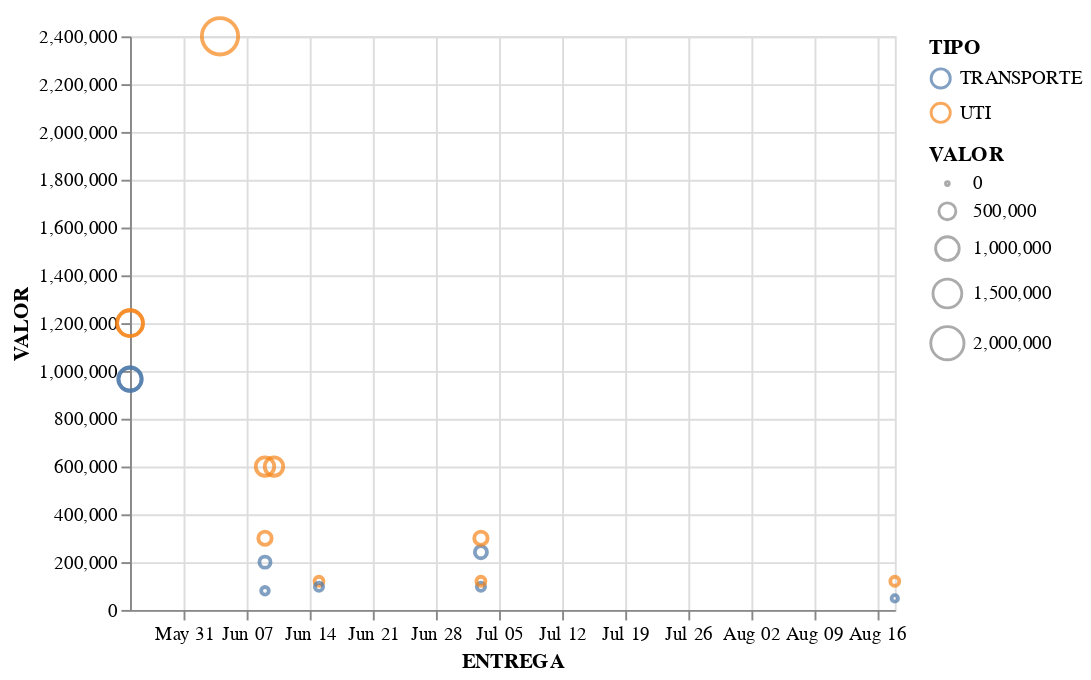

The code cell stored with this chart in its notebook:
### Code cell
plot_respirador_dataset('Natal', 'RN')

### Figure 1 — Vega-Lite specification as saved in the notebook (floating-point values rounded to 4 significant figures)
{"config": {"view": {"continuousWidth": 400, "continuousHeight": 300}}, "data": {"name": "data-f0e08251ddf32ee23ca5a9b5f4b29d0d"}, "mark": "point", "encoding": {"color": {"type": "nominal", "field": "TIPO"}, "size": {"type": "quantitative", "field": "VALOR"}, "x": {"type": "temporal", "field": "ENTREGA"}, "y": {"type": "quantitative", "field": "VALOR"}}, "$schema": "https://vega.github.io/schema/vega-lite/v4.8.1.json", "datasets": {"data-f0e08251ddf32ee23ca5a9b5f4b29d0d": [{"DATA": "24/05/2020", "FORNECEDOR": "LEISTUNG", "DESTINO": "RIO GRANDE DO NORTE", "ESTADO/MUNICIPIO": "ESTADO ", "TIPO": "UTI", "QUANTIDADE": 20.0, "VALOR": 1200000.0, "DESTINATARIO": "Secretaria Estadual de Saúde", "UF": "RN", "DATA DE ENTREGA": "25/05/2020", "ENTREGA": "2020-05-25T00:00:00"}, {"DATA": "24/05/2020", "FORNECEDOR": "LEISTUNG", "DESTINO": "RIO GRANDE DO NORTE", "ESTADO/MUNICIPIO": "ESTADO ", "TIPO": "UTI", "QUANTIDADE": 20.0, "VALOR": 1200000.0, "DESTINATARIO": "Secretaria Municipal de Saúde", "UF": "RN", "DATA DE ENTREGA": "25/05/2020", "ENTREGA": "2020-05-25T00:00:00"}, {"DATA": "24/05/2020", "FORNECEDOR": "MAGNAMED", "DESTINO": "RIO GRANDE DO NORTE", "ESTADO/MUNICIPIO": "ESTADO ", "TIPO": "TRANSPORTE", "QUANTIDADE": 20.0, "VALOR": 965800.0, "DESTINATARIO": "Secretaria Municipal de Saúde", "UF": "RN", "DATA DE ENTREGA": "25/05/2020", "ENTREGA": "2020-05-25T00:00:00"}, {"DATA": "24/05/2020", "FORNECEDOR": "MAGNAMED", "DESTINO": "RIO GRANDE DO NORTE", "ESTADO/MUNICIPIO": "ESTADO ", "TIPO": "TRANSPORTE", "QUANTIDADE": 20.0, "VALOR": 965800.0, "DESTINATARIO": "Secretaria Estadual de Saúde", "UF": "RN", "DATA DE ENTREGA": "25/05/2020", "ENTREGA": "2020-05-25T00:00:00"}, {"DATA": "02/06/2020", "FORNECEDOR": "VYAIRE", "DESTINO": "RIO GRANDE DO NORTE", "ESTADO/MUNICIPIO": "ESTADO ", "TIPO": "UTI", "QUANTIDADE": 40.0, "VALOR": 2400000.0, "DESTINATARIO": "Secretaria Estadual de Saúde", "UF": "RN", "DATA DE ENTREGA": "04/06/2020", "ENTREGA": "2020-06-04T00:00:00"}, {"DATA": "06/06/2020", "FORNECEDOR": "VYAIRE", "DESTINO": "RIO GRANDE DO NORTE", "ESTADO/MUNICIPIO": "MUNICIPIO", "TIPO": "UTI", "QUANTIDADE": 10.0, "VALOR": 600000.0, "DESTINATARIO": "Secretaria Municipal de Saúde  (MOSSORÓ)", "UF": "RN", "DATA DE ENTREGA": "10/06/2020", "ENTREGA": "2020-06-10T00:00:00"}, {"DATA": "06/06/2020", "FORNECEDOR": "VYAIRE", "DESTINO": "RIO GRANDE DO NORTE", "ESTADO/MUNICIPIO": "MUNICIPIO", "TIPO": "UTI", "QUANTIDADE": 5.0, "VALOR": 300000.0, "DESTINATARIO": "Secretaria Municipal de Saúde (PAU DOS FERROS)", "UF": "RN", "DATA DE ENTREGA": "09/06/2020", "ENTREGA": "2020-06-09T00:00:00"}, {"DATA": "06/06/2020", "FORNECEDOR": "VYAIRE", "DESTINO": "RIO GRANDE DO NORTE", "ESTADO/MUNICIPIO": "MUNICIPIO", "TIPO": "UTI", "QUANTIDADE": 10.0, "VALOR": 600000.0, "DESTINATARIO": "Secretaria Municipal de Saúde", "UF": "RN", "DATA DE ENTREGA": "09/06/2020", "ENTREGA": "2020-06-09T00:00:00"}, {"DATA": "06/06/2020", "FORNECEDOR": "KTK", "DESTINO": "RIO GRANDE DO NORTE", "ESTADO/MUNICIPIO": "MUNICIPIO", "TIPO": "TRANSPORTE", "QUANTIDADE": 10.0, "VALOR": 200000.0, "DESTINATARIO": "Secretaria Municipal de Saúde", "UF": "RN", "DATA DE ENTREGA": "09/06/2020", "ENTREGA": "2020-06-09T00:00:00"}, {"DATA": "06/06/2020", "FORNECEDOR": "KTK", "DESTINO": "RIO GRANDE DO NORTE", "ESTADO/MUNICIPIO": "MUNICIPIO", "TIPO": "TRANSPORTE", "QUANTIDADE": 4.0, "VALOR": 80000.0, "DESTINATARIO": "Secretaria Municipal de Saúde (MACAIBA)", "UF": "RN", "DATA DE ENTREGA": "09/06/2020", "ENTREGA": "2020-06-09T00:00:00"}, {"DATA": "12/06/2020", "FORNECEDOR": "VYAIRE", "DESTINO": "RIO GRANDE DO NORTE", "ESTADO/MUNICIPIO": "MUNICIPIO", "TIPO": "UTI", "QUANTIDADE": 2.0, "VALOR": 120000.0, "DESTINATARIO": "Secretaria Municipal de Saúde (Ceará Mirim)", "UF": "RN", "DATA DE ENTREGA": "15/06/2020", "ENTREGA": "2020-06-15T00:00:00"}, {"DATA": "12/06/2020", "FORNECEDOR": "MAGNAMED", "DESTINO": "RIO GRANDE DO NORTE", "ESTADO/MUNICIPIO": "MUNICIPIO", "TIPO": "TRANSPORTE", "QUANTIDADE": 2.0, "VALOR": 96580.0, "DESTINATARIO": "Secretaria Municipal de Saúde (Ceará Mirim)", "UF": "RN", "DATA DE ENTREGA": "15/06/2020", "ENTREGA": "2020-06-15T00:00:00"}, {"DATA": "26/06/2020", "FORNECEDOR": "MAGNAMED", "DESTINO": "RIO GRANDE DO NORTE", "ESTADO/MUNICIPIO": "MUNICIPIO", "TIPO": "TRANSPORTE", "QUANTIDADE": 5.0, "VALOR": 241400.0, "DESTINATARIO": "Secretaria Municipal de Saúde  (MOSSORÓ)", "UF": "RN", "DATA DE ENTREGA": "03/07/2020", "ENTREGA": "2020-07-03T00:00:00"}, {"DATA": "26/06/2020", "FORNECEDOR": "VYAIRE", "DESTINO": "RIO GRANDE DO NORTE", "ESTADO/MUNICIPIO": "MUNICIPIO", "TIPO": "UTI", "QUANTIDADE": 5.0, "VALOR": 300000.0, "DESTINATARIO": "Secretaria Municipal de Saúde  (MOSSORÓ)", "UF": "RN", "DATA DE ENTREGA": "03/07/2020", "ENTREGA": "2020-07-03T00:00:00"}, {"DATA": "26/06/2020", "FORNECEDOR": "MAGNAMED", "DESTINO": "RIO GRANDE DO NORTE", "ESTADO/MUNICIPIO": "MUNICIPIO", "TIPO": "TRANSPORTE", "QUANTIDADE": 2.0, "VALOR": 96580.0, "DESTINATARIO": "Secretaria Municipal de Saúde (SÃO JOSÉ DO MIPIBÚ)", "UF": "RN", "DATA DE ENTREGA": "03/07/2020", "ENTREGA": "2020-07-03T00:00:00"}, {"DATA": "26/06/2020", "FORNECEDOR": "VYAIRE", "DESTINO": "RIO GRANDE DO NORTE", "ESTADO/MUNICIPIO": "MUNICIPIO", "TIPO": "UTI", "QUANTIDADE": 2.0, "VALOR": 120000.0, "DESTINATARIO": "Secretaria Municipal de Saúde (SÃO JOSÉ DO MIPIBÚ)", "UF": "RN", "DATA DE ENTREGA": "03/07/2020", "ENTREGA": "2020-07-03T00:00:00"}, {"DATA": "14/08/2020", "FORNECEDOR": "MAGNAMED", "DESTINO": "RIO GRANDE DO NORTE", "ESTADO/MUNICIPIO": "MUNICIPIO", "TIPO": "TRANSPORTE", "QUANTIDADE": 1.0, "VALOR": 48290.0, "DESTINATARIO": "SMS de TOUROS", "UF": "RN", "DATA DE ENTREGA": "18/08/2020", "ENTREGA": "2020-08-18T00:00:00"}, {"DATA": "14/08/2020", "FORNECEDOR": "VYAIRE", "DESTINO": "RIO GRANDE DO NORTE", "ESTADO/MUNICIPIO": "MUNICIPIO", "TIPO": "UTI", "QUANTIDADE": 2.0, "VALOR": 120000.0, "DESTINATARIO": "SMS de TOUROS", "UF": "RN", "DATA DE ENTREGA": "18/08/2020", "ENTREGA": "2020-08-18T00:00:00"}]}}
